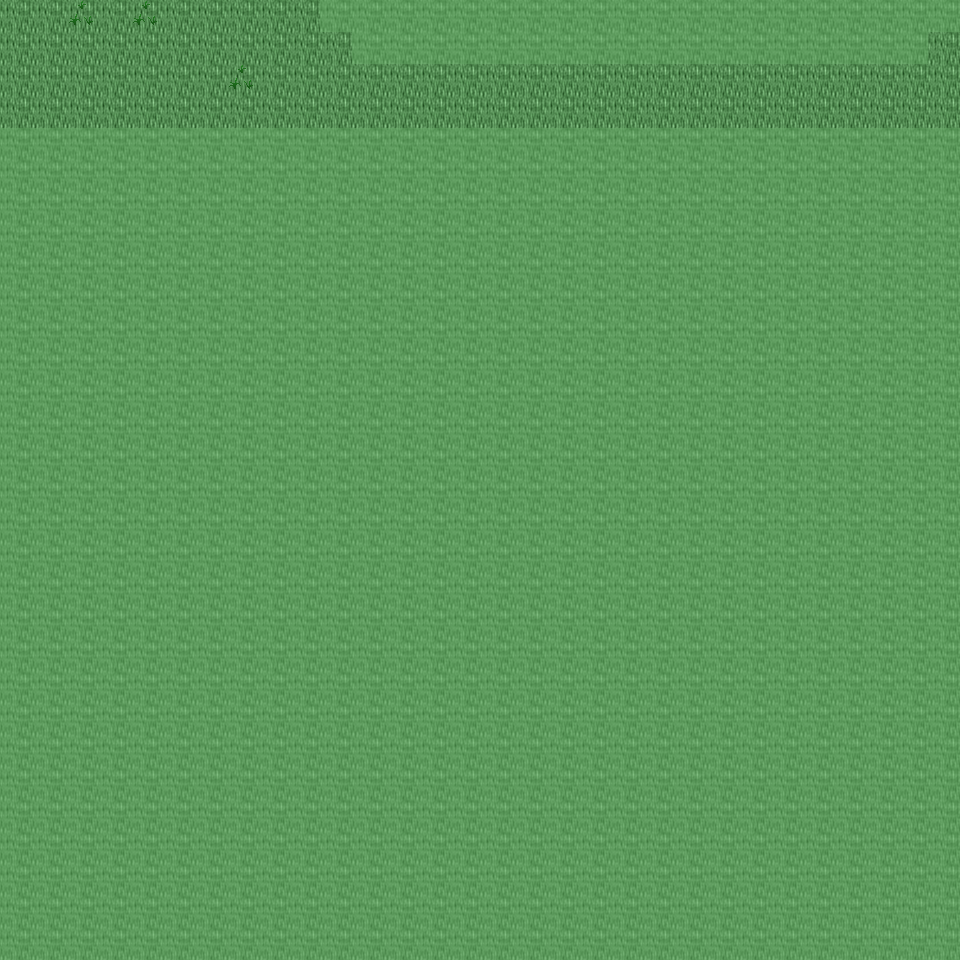

This game map was drawn from its Tiled (.tmx) file and the tilesets committed beside it. A one-line description and the trimmed map source follow:
An orthogonal 30x30 tile map with 32x32 px tiles, 6 tile layers (Ground, Object, Object2, Above, ...), 32 tilesets and 3 objects (3x mapchange).

<map version="1.0" orientation="orthogonal" renderorder="right-down" width="30" height="30" tilewidth="32" tileheight="32" nextobjectid="4">
  <tileset firstgid="1" name="tileset_ground_ground" tilewidth="32" tileheight="32" tilecount="33" columns="3">
    <image source="../drawable/tileset_ground_ground.png" width="96" height="352" />
  </tileset>
  <tileset firstgid="34" name="tileset_ground_cobbled_paving" tilewidth="32" tileheight="32" tilecount="1" columns="1">
    <image source="../drawable/tileset_ground_cobbled_paving.png" width="32" height="32" />
  </tileset>
  <tileset firstgid="35" name="tileset_plant_grasses" tilewidth="32" tileheight="32" tilecount="6" columns="3">
    <image source="../drawable/tileset_plant_grasses.png" width="96" height="64" />
  </tileset>
  <tileset firstgid="41" name="tileset_plant_flower_daisy_white" tilewidth="32" tileheight="32" tilecount="8" columns="2">
    <image source="../drawable/tileset_plant_flower_daisy_white.png" width="64" height="128" />
  </tileset>
  <tileset firstgid="49" name="tileset_ground_ridge_earth_pale" tilewidth="32" tileheight="32" tilecount="96" columns="12">
    <image source="../drawable/tileset_ground_ridge_earth_pale.png" width="384" height="256" />
  </tileset>
  <tileset firstgid="145" name="tileset_plant_leaves" tilewidth="32" tileheight="32" tilecount="8" columns="4">
    <image source="../drawable/tileset_plant_leaves.png" width="128" height="64" />
  </tileset>
  <tileset firstgid="153" name="tileset_ground_grass_edges" tilewidth="32" tileheight="32" tilecount="36" columns="12">
    <image source="../drawable/tileset_ground_grass_edges.png" width="384" height="96" />
  </tileset>
  <tileset firstgid="189" name="tileset_ground_grass_corners" tilewidth="32" tileheight="32" tilecount="24" columns="6">
    <image source="../drawable/tileset_ground_grass_corners.png" width="192" height="128" />
  </tileset>
  <tileset firstgid="213" name="tileset_building_roof_blue" tilewidth="32" tileheight="32" tilecount="20" columns="5">
    <image source="../drawable/tileset_building_roof_blue.png" width="160" height="128" />
  </tileset>
  <tileset firstgid="233" name="tileset_building_wall_wall_brown" tilewidth="32" tileheight="32" tilecount="12" columns="3">
    <image source="../drawable/tileset_building_wall_wall_brown.png" width="96" height="128" />
  </tileset>
  <tileset firstgid="245" name="tileset_plant_tree_tree_darkgreen" tilewidth="32" tileheight="32" tilecount="88" columns="8">
    <image source="../drawable/tileset_plant_tree_tree_darkgreen.png" width="256" height="352" />
  </tileset>
  <tileset firstgid="333" name="tileset_building_roof_red" tilewidth="32" tileheight="32" tilecount="20" columns="5">
    <image source="../drawable/tileset_building_roof_red.png" width="160" height="128" />
  </tileset>
  <tileset firstgid="353" name="tileset_plant_bush_bushes" tilewidth="32" tileheight="32" tilecount="10" columns="5">
    <image source="../drawable/tileset_plant_bush_bushes.png" width="160" height="64" />
  </tileset>
  <tileset firstgid="363" name="tileset_building_window_window_left" tilewidth="32" tileheight="32" tilecount="2" columns="2">
    <image source="../drawable/tileset_building_window_window_left.png" width="64" height="32" />
  </tileset>
  <tileset firstgid="365" name="tileset_building_window_window_right" tilewidth="32" tileheight="32" tilecount="2" columns="2">
    <image source="../drawable/tileset_building_window_window_right.png" width="64" height="32" />
  </tileset>
  <tileset firstgid="367" name="tileset_building_door_door_n" tilewidth="32" tileheight="32" tilecount="6" columns="3">
    <image source="../drawable/tileset_building_door_door_n.png" width="96" height="64" />
  </tileset>
  <tileset firstgid="373" name="tileset_ground_green_paving_4" tilewidth="32" tileheight="32" tilecount="3" columns="3">
    <image source="../drawable/tileset_ground_green_paving_4.png" width="96" height="32" />
  </tileset>
  <tileset firstgid="376" name="tileset_item_postbox" tilewidth="32" tileheight="32" tilecount="4" columns="2">
    <image source="../drawable/tileset_item_postbox.png" width="64" height="64" />
  </tileset>
  <tileset firstgid="380" name="tileset_plant_bush_hedge" tilewidth="32" tileheight="32" tilecount="35" columns="5">
    <image source="../drawable/tileset_plant_bush_hedge.png" width="160" height="224" />
  </tileset>
  <tileset firstgid="415" name="tileset_building_door_closed" tilewidth="32" tileheight="32" tilecount="1" columns="1">
    <image source="../drawable/tileset_building_door_closed.png" width="32" height="32" />
  </tileset>
  <tileset firstgid="416" name="tileset_building_decoration_rocks_2" tilewidth="32" tileheight="32" tilecount="2" columns="1">
    <image source="../drawable/tileset_building_decoration_rocks_2.png" width="32" height="64" />
  </tileset>
  <tileset firstgid="418" name="tileset_plant_stump_rectangular" tilewidth="32" tileheight="32" tilecount="4" columns="2">
    <image source="../drawable/tileset_plant_stump_rectangular.png" width="64" height="64" />
  </tileset>
  <tileset firstgid="422" name="tileset_plant_stump_stump_purple" tilewidth="32" tileheight="32" tilecount="4" columns="2">
    <image source="../drawable/tileset_plant_stump_stump_purple.png" width="64" height="64" />
  </tileset>
  <tileset firstgid="426" name="tileset_building_fence_fence_chunky" tilewidth="32" tileheight="32" tilecount="21" columns="3">
    <image source="../drawable/tileset_building_fence_fence_chunky.png" width="96" height="224" />
  </tileset>
  <tileset firstgid="447" name="tileset_plant_stump_small_stump" tilewidth="32" tileheight="32" tilecount="4" columns="2">
    <image source="../drawable/tileset_plant_stump_small_stump.png" width="64" height="64" />
  </tileset>
  <tileset firstgid="451" name="tileset_building_decoration_chimney" tilewidth="32" tileheight="32" tilecount="2" columns="1">
    <image source="../drawable/tileset_building_decoration_chimney.png" width="32" height="64" />
  </tileset>
  <tileset firstgid="453" name="tileset_logic_collision" tilewidth="32" tileheight="32" tilecount="1" columns="1">
    <image source="../drawable/tileset_logic_collision.png" width="32" height="32" />
  </tileset>
  <tileset firstgid="454" name="tileset_furniture_chair_bench_iron" tilewidth="32" tileheight="32" tilecount="4" columns="2">
    <image source="../drawable/tileset_furniture_chair_bench_iron.png" width="64" height="64" />
  </tileset>
  <tileset firstgid="458" name="tileset_ground_green_paving" tilewidth="32" tileheight="32" tilecount="18" columns="3">
    <image source="../drawable/tileset_ground_green_paving.png" width="96" height="192" />
  </tileset>
  <tileset firstgid="476" name="tileset_building_fence_palisade" tilewidth="32" tileheight="32" tilecount="84" columns="6">
    <image source="../drawable/tileset_building_fence_palisade.png" width="192" height="448" />
  </tileset>
  <tileset firstgid="560" name="tileset_furniture_light_lamp_blue" tilewidth="32" tileheight="32" tilecount="3" columns="1">
    <image source="../drawable/tileset_furniture_light_lamp_blue.png" width="32" height="96" />
  </tileset>
  <tileset firstgid="563" name="tileset_plant_flower_flowers_mixed" tilewidth="32" tileheight="32" tilecount="16" columns="4">
    <image source="../drawable/tileset_plant_flower_flowers_mixed.png" width="128" height="128" />
  </tileset>
  <layer name="Ground" width="30" height="30">
    <data>[900 cells, 120 non-empty, 1 distinct tile ids]</data>
  </layer>
  <layer name="Object" width="30" height="30">
    <data>[900 cells, 41 non-empty, 8 distinct tile ids]</data>
  </layer>
  <layer name="Object2" width="30" height="30">
    <data>[900 cells, 0 non-empty, 0 distinct tile ids]</data>
  </layer>
  <layer name="Above" width="30" height="30">
    <data>[900 cells, 1 non-empty, 1 distinct tile ids]</data>
  </layer>
  <layer name="Above2" width="30" height="30">
    <data>[900 cells, 0 non-empty, 0 distinct tile ids]</data>
  </layer>
  <layer name="Walkable" width="30" height="30">
    <data>[900 cells, 818 non-empty, 1 distinct tile ids]</data>
  </layer>
  <objectgroup name="MapEvents">
    <object id="1" name="north" type="mapchange" x="0" y="0" width="320" height="32">
      <properties>
        <property name="map" value="0_ados_mountain_n2_w2_x0_y1" />
        <property name="place" value="south" />
      </properties>
    </object>
    <object id="2" name="west" type="mapchange" x="0" y="0" width="32" height="128">
      <properties>
        <property name="map" value="0_deniran_forest_n2_w_x0_y2" />
        <property name="place" value="east" />
      </properties>
    </object>
    <object id="3" name="east" type="mapchange" x="928" y="32" width="32" height="96">
      <properties>
        <property name="map" value="0_ados_mountain_n2_w2_x1_y2" />
        <property name="place" value="west" />
      </properties>
    </object>
  </objectgroup>
</map>
